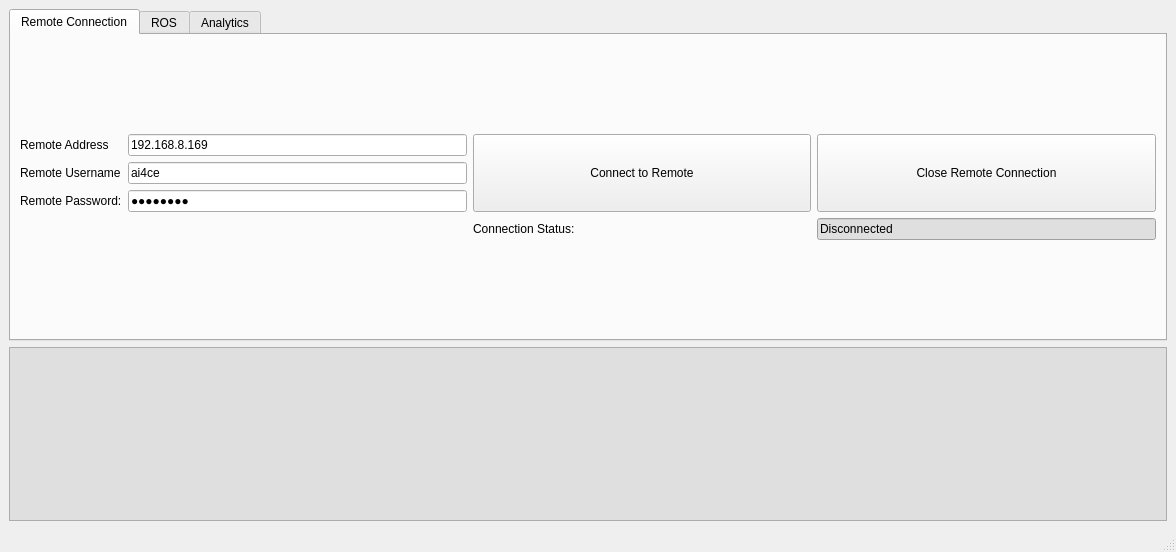
<?xml version="1.0" encoding="UTF-8"?>
<ui version="4.0">
 <class>MainWindow</class>
 <widget class="QMainWindow" name="MainWindow">
  <property name="enabled">
   <bool>true</bool>
  </property>
  <property name="geometry">
   <rect>
    <x>0</x>
    <y>0</y>
    <width>1176</width>
    <height>552</height>
   </rect>
  </property>
  <property name="sizePolicy">
   <sizepolicy hsizetype="Preferred" vsizetype="Preferred">
    <horstretch>0</horstretch>
    <verstretch>0</verstretch>
   </sizepolicy>
  </property>
  <property name="minimumSize">
   <size>
    <width>800</width>
    <height>400</height>
   </size>
  </property>
  <property name="maximumSize">
   <size>
    <width>1371</width>
    <height>600</height>
   </size>
  </property>
  <property name="windowTitle">
   <string>MainWindow</string>
  </property>
  <widget class="QWidget" name="centralwidget">
   <layout class="QVBoxLayout" name="verticalLayout">
    <item>
     <widget class="QTabWidget" name="tabWidget">
      <property name="sizePolicy">
       <sizepolicy hsizetype="Minimum" vsizetype="Maximum">
        <horstretch>0</horstretch>
        <verstretch>1</verstretch>
       </sizepolicy>
      </property>
      <property name="currentIndex">
       <number>0</number>
      </property>
      <widget class="QWidget" name="tab_remote">
       <attribute name="title">
        <string>Remote Connection</string>
       </attribute>
       <layout class="QVBoxLayout" name="verticalLayout_2">
        <item>
         <layout class="QGridLayout" name="gridLayout">
          <item row="1" column="0">
           <widget class="QLabel" name="label_2">
            <property name="text">
             <string>Remote Username</string>
            </property>
           </widget>
          </item>
          <item row="1" column="1">
           <widget class="QLineEdit" name="line_user">
            <property name="text">
             <string>ai4ce</string>
            </property>
           </widget>
          </item>
          <item row="0" column="1">
           <widget class="QLineEdit" name="line_address">
            <property name="text">
             <string>192.168.8.169</string>
            </property>
           </widget>
          </item>
          <item row="0" column="3" rowspan="3">
           <widget class="QPushButton" name="button_disconnect">
            <property name="sizePolicy">
             <sizepolicy hsizetype="MinimumExpanding" vsizetype="MinimumExpanding">
              <horstretch>0</horstretch>
              <verstretch>0</verstretch>
             </sizepolicy>
            </property>
            <property name="text">
             <string>Close Remote Connection</string>
            </property>
           </widget>
          </item>
          <item row="2" column="0">
           <widget class="QLabel" name="label_3">
            <property name="text">
             <string>Remote Password:</string>
            </property>
           </widget>
          </item>
          <item row="0" column="0">
           <widget class="QLabel" name="label">
            <property name="text">
             <string>Remote Address</string>
            </property>
           </widget>
          </item>
          <item row="2" column="1">
           <widget class="QLineEdit" name="line_password">
            <property name="text">
             <string>12345678</string>
            </property>
            <property name="echoMode">
             <enum>QLineEdit::Password</enum>
            </property>
           </widget>
          </item>
          <item row="0" column="2" rowspan="3">
           <widget class="QPushButton" name="button_connect">
            <property name="sizePolicy">
             <sizepolicy hsizetype="MinimumExpanding" vsizetype="MinimumExpanding">
              <horstretch>0</horstretch>
              <verstretch>0</verstretch>
             </sizepolicy>
            </property>
            <property name="text">
             <string>Connect to Remote</string>
            </property>
           </widget>
          </item>
          <item row="3" column="3">
           <widget class="QLineEdit" name="line_connection_status">
            <property name="styleSheet">
             <string notr="true">QLineEdit {
	background: rgb(223, 223, 223)
}</string>
            </property>
            <property name="text">
             <string>Disconnected</string>
            </property>
           </widget>
          </item>
          <item row="3" column="2">
           <widget class="QLabel" name="label_4">
            <property name="text">
             <string>Connection Status:</string>
            </property>
           </widget>
          </item>
         </layout>
        </item>
       </layout>
      </widget>
      <widget class="QWidget" name="tab_ros">
       <attribute name="title">
        <string>ROS</string>
       </attribute>
       <layout class="QVBoxLayout" name="verticalLayout_3">
        <item>
         <layout class="QHBoxLayout" name="horizontalLayout">
          <item>
           <widget class="QLabel" name="label_18">
            <property name="text">
             <string>Catkin Workspace Path:</string>
            </property>
           </widget>
          </item>
          <item>
           <widget class="QLineEdit" name="line_workspace_path">
            <property name="styleSheet">
             <string notr="true"/>
            </property>
            <property name="text">
             <string>/mnt/internal/catkin_ws</string>
            </property>
           </widget>
          </item>
         </layout>
        </item>
        <item>
         <layout class="QGridLayout" name="gridLayout_2">
          <item row="5" column="0">
           <widget class="QPushButton" name="button_begin_recording">
            <property name="sizePolicy">
             <sizepolicy hsizetype="Minimum" vsizetype="MinimumExpanding">
              <horstretch>0</horstretch>
              <verstretch>0</verstretch>
             </sizepolicy>
            </property>
            <property name="text">
             <string>Begin Recording</string>
            </property>
           </widget>
          </item>
          <item row="5" column="1">
           <widget class="QPushButton" name="button_end_recording">
            <property name="sizePolicy">
             <sizepolicy hsizetype="Minimum" vsizetype="MinimumExpanding">
              <horstretch>0</horstretch>
              <verstretch>0</verstretch>
             </sizepolicy>
            </property>
            <property name="text">
             <string>End Recording</string>
            </property>
           </widget>
          </item>
          <item row="2" column="3" colspan="2">
           <widget class="QGroupBox" name="groupBox">
            <property name="sizePolicy">
             <sizepolicy hsizetype="Minimum" vsizetype="Minimum">
              <horstretch>0</horstretch>
              <verstretch>0</verstretch>
             </sizepolicy>
            </property>
            <property name="title">
             <string>PointCloud Format</string>
            </property>
            <property name="flat">
             <bool>false</bool>
            </property>
            <property name="checkable">
             <bool>false</bool>
            </property>
            <layout class="QVBoxLayout" name="verticalLayout_5">
             <item>
              <layout class="QVBoxLayout" name="verticalLayout_4">
               <item>
                <widget class="QRadioButton" name="radio_custom_msg">
                 <property name="sizePolicy">
                  <sizepolicy hsizetype="Minimum" vsizetype="Minimum">
                   <horstretch>0</horstretch>
                   <verstretch>0</verstretch>
                  </sizepolicy>
                 </property>
                 <property name="text">
                  <string>Livox Custom Msg</string>
                 </property>
                 <property name="checked">
                  <bool>true</bool>
                 </property>
                </widget>
               </item>
               <item>
                <widget class="QRadioButton" name="radio_pointcloud">
                 <property name="sizePolicy">
                  <sizepolicy hsizetype="Minimum" vsizetype="Minimum">
                   <horstretch>0</horstretch>
                   <verstretch>0</verstretch>
                  </sizepolicy>
                 </property>
                 <property name="autoFillBackground">
                  <bool>false</bool>
                 </property>
                 <property name="text">
                  <string>PointCloud2</string>
                 </property>
                </widget>
               </item>
              </layout>
             </item>
            </layout>
           </widget>
          </item>
          <item row="0" column="0" colspan="5">
           <widget class="QPushButton" name="button_build_source">
            <property name="sizePolicy">
             <sizepolicy hsizetype="Minimum" vsizetype="Fixed">
              <horstretch>0</horstretch>
              <verstretch>0</verstretch>
             </sizepolicy>
            </property>
            <property name="text">
             <string>Build Workspace and Source</string>
            </property>
           </widget>
          </item>
          <item row="1" column="0" colspan="2">
           <widget class="QPushButton" name="button_chmod">
            <property name="text">
             <string>Grant Port Permissions</string>
            </property>
           </widget>
          </item>
          <item row="2" column="1">
           <widget class="QPushButton" name="button_stop">
            <property name="sizePolicy">
             <sizepolicy hsizetype="Minimum" vsizetype="MinimumExpanding">
              <horstretch>0</horstretch>
              <verstretch>0</verstretch>
             </sizepolicy>
            </property>
            <property name="text">
             <string>Stop Sensors</string>
            </property>
           </widget>
          </item>
          <item row="5" column="4">
           <widget class="QLineEdit" name="line_bag_path">
            <property name="sizePolicy">
             <sizepolicy hsizetype="Minimum" vsizetype="Fixed">
              <horstretch>0</horstretch>
              <verstretch>0</verstretch>
             </sizepolicy>
            </property>
            <property name="minimumSize">
             <size>
              <width>0</width>
              <height>0</height>
             </size>
            </property>
            <property name="baseSize">
             <size>
              <width>1</width>
              <height>0</height>
             </size>
            </property>
            <property name="text">
             <string>/mnt/internal/bag</string>
            </property>
           </widget>
          </item>
          <item row="6" column="0">
           <widget class="QPushButton" name="button_preview">
            <property name="sizePolicy">
             <sizepolicy hsizetype="Minimum" vsizetype="MinimumExpanding">
              <horstretch>0</horstretch>
              <verstretch>0</verstretch>
             </sizepolicy>
            </property>
            <property name="text">
             <string>Show Preview</string>
            </property>
           </widget>
          </item>
          <item row="6" column="3">
           <widget class="QLabel" name="label_8">
            <property name="text">
             <string>Bag File Name</string>
            </property>
           </widget>
          </item>
          <item row="6" column="1">
           <widget class="QPushButton" name="button_end_preview">
            <property name="sizePolicy">
             <sizepolicy hsizetype="Minimum" vsizetype="MinimumExpanding">
              <horstretch>0</horstretch>
              <verstretch>0</verstretch>
             </sizepolicy>
            </property>
            <property name="text">
             <string>End Preview</string>
            </property>
           </widget>
          </item>
          <item row="1" column="3" colspan="2">
           <widget class="QLabel" name="label_5">
            <property name="sizePolicy">
             <sizepolicy hsizetype="Minimum" vsizetype="Fixed">
              <horstretch>0</horstretch>
              <verstretch>0</verstretch>
             </sizepolicy>
            </property>
            <property name="frameShape">
             <enum>QFrame::NoFrame</enum>
            </property>
            <property name="text">
             <string>Recording Parameters</string>
            </property>
           </widget>
          </item>
          <item row="6" column="4">
           <widget class="QLineEdit" name="line_bag_name">
            <property name="sizePolicy">
             <sizepolicy hsizetype="Minimum" vsizetype="Fixed">
              <horstretch>0</horstretch>
              <verstretch>0</verstretch>
             </sizepolicy>
            </property>
            <property name="text">
             <string>run1.bag</string>
            </property>
           </widget>
          </item>
          <item row="2" column="0">
           <widget class="QPushButton" name="button_start">
            <property name="sizePolicy">
             <sizepolicy hsizetype="Minimum" vsizetype="MinimumExpanding">
              <horstretch>0</horstretch>
              <verstretch>0</verstretch>
             </sizepolicy>
            </property>
            <property name="text">
             <string>Start Sensors</string>
            </property>
           </widget>
          </item>
          <item row="5" column="3">
           <widget class="QLabel" name="label_9">
            <property name="text">
             <string>Bag File Path</string>
            </property>
           </widget>
          </item>
          <item row="2" column="2" rowspan="5">
           <widget class="QLabel" name="label_image_preview">
            <property name="sizePolicy">
             <sizepolicy hsizetype="Preferred" vsizetype="Preferred">
              <horstretch>0</horstretch>
              <verstretch>0</verstretch>
             </sizepolicy>
            </property>
            <property name="minimumSize">
             <size>
              <width>200</width>
              <height>200</height>
             </size>
            </property>
            <property name="maximumSize">
             <size>
              <width>250</width>
              <height>250</height>
             </size>
            </property>
            <property name="baseSize">
             <size>
              <width>30</width>
              <height>0</height>
             </size>
            </property>
            <property name="text">
             <string/>
            </property>
            <property name="alignment">
             <set>Qt::AlignCenter</set>
            </property>
           </widget>
          </item>
          <item row="1" column="2">
           <widget class="QComboBox" name="combo_image_topic">
            <property name="currentIndex">
             <number>0</number>
            </property>
            <item>
             <property name="text">
              <string>Front Camera</string>
             </property>
            </item>
            <item>
             <property name="text">
              <string>Back Camera</string>
             </property>
            </item>
           </widget>
          </item>
         </layout>
        </item>
       </layout>
      </widget>
      <widget class="QWidget" name="tab_analytics">
       <attribute name="title">
        <string>Analytics</string>
       </attribute>
       <layout class="QVBoxLayout" name="verticalLayout_6">
        <item>
         <layout class="QGridLayout" name="gridLayout_3">
          <item row="0" column="2">
           <widget class="QLabel" name="label_17">
            <property name="text">
             <string>Recording To: </string>
            </property>
           </widget>
          </item>
          <item row="0" column="3">
           <widget class="QLineEdit" name="line_bag_name_check">
            <property name="styleSheet">
             <string notr="true">QLineEdit {
	background: rgb(223, 223, 223)
}</string>
            </property>
            <property name="text">
             <string>run1.bag</string>
            </property>
            <property name="readOnly">
             <bool>true</bool>
            </property>
           </widget>
          </item>
          <item row="0" column="1">
           <widget class="QLineEdit" name="line_record_status">
            <property name="sizePolicy">
             <sizepolicy hsizetype="Expanding" vsizetype="Fixed">
              <horstretch>1</horstretch>
              <verstretch>0</verstretch>
             </sizepolicy>
            </property>
            <property name="styleSheet">
             <string notr="true">QLineEdit {
	background: rgb(223, 223, 223)
}</string>
            </property>
            <property name="text">
             <string>Recording</string>
            </property>
            <property name="readOnly">
             <bool>true</bool>
            </property>
           </widget>
          </item>
          <item row="0" column="0">
           <widget class="QLabel" name="label_6">
            <property name="sizePolicy">
             <sizepolicy hsizetype="Preferred" vsizetype="Preferred">
              <horstretch>1</horstretch>
              <verstretch>0</verstretch>
             </sizepolicy>
            </property>
            <property name="text">
             <string>Recording Status: </string>
            </property>
           </widget>
          </item>
         </layout>
        </item>
        <item>
         <widget class="QPushButton" name="button_monitor">
          <property name="text">
           <string>Monitor</string>
          </property>
         </widget>
        </item>
        <item>
         <layout class="QGridLayout" name="gridLayout_4">
          <item row="0" column="3">
           <widget class="QLineEdit" name="line_lidar_topic">
            <property name="text">
             <string>/livox/lidar</string>
            </property>
           </widget>
          </item>
          <item row="0" column="0">
           <widget class="QLabel" name="label_10">
            <property name="text">
             <string>Image Topic: </string>
            </property>
           </widget>
          </item>
          <item row="0" column="1">
           <widget class="QLineEdit" name="line_image_topic">
            <property name="text">
             <string>/front_camera_image/compressed</string>
            </property>
           </widget>
          </item>
          <item row="1" column="1">
           <widget class="QLineEdit" name="line_image_size">
            <property name="text">
             <string/>
            </property>
           </widget>
          </item>
          <item row="0" column="2">
           <widget class="QLabel" name="label_13">
            <property name="text">
             <string>PointCloud topic:</string>
            </property>
           </widget>
          </item>
          <item row="0" column="5">
           <widget class="QLineEdit" name="line_imu_topic">
            <property name="text">
             <string>/livox/imu</string>
            </property>
           </widget>
          </item>
          <item row="1" column="0">
           <widget class="QLabel" name="label_12">
            <property name="text">
             <string>Image Size:</string>
            </property>
           </widget>
          </item>
          <item row="2" column="0" colspan="2">
           <widget class="QTextEdit" name="text_image_freq">
            <property name="maximumSize">
             <size>
              <width>16777215</width>
              <height>16777215</height>
             </size>
            </property>
            <property name="styleSheet">
             <string notr="true">QTextEdit {
	background: rgb(223, 223, 223)
}</string>
            </property>
            <property name="readOnly">
             <bool>true</bool>
            </property>
           </widget>
          </item>
          <item row="0" column="4">
           <widget class="QLabel" name="label_14">
            <property name="text">
             <string>IMU Topic: </string>
            </property>
           </widget>
          </item>
          <item row="2" column="2" colspan="2">
           <widget class="QTextEdit" name="text_lidar_freq">
            <property name="maximumSize">
             <size>
              <width>16777215</width>
              <height>16777215</height>
             </size>
            </property>
            <property name="styleSheet">
             <string notr="true">QTextEdit {
	background: rgb(223, 223, 223)
}</string>
            </property>
            <property name="readOnly">
             <bool>true</bool>
            </property>
           </widget>
          </item>
          <item row="2" column="4" colspan="2">
           <widget class="QTextEdit" name="text_imu_freq">
            <property name="maximumSize">
             <size>
              <width>16777215</width>
              <height>16777215</height>
             </size>
            </property>
            <property name="styleSheet">
             <string notr="true">QTextEdit {
	background: rgb(223, 223, 223)
}</string>
            </property>
            <property name="readOnly">
             <bool>true</bool>
            </property>
           </widget>
          </item>
         </layout>
        </item>
       </layout>
      </widget>
     </widget>
    </item>
    <item>
     <widget class="QTextEdit" name="text_log">
      <property name="sizePolicy">
       <sizepolicy hsizetype="Expanding" vsizetype="Expanding">
        <horstretch>0</horstretch>
        <verstretch>1</verstretch>
       </sizepolicy>
      </property>
      <property name="styleSheet">
       <string notr="true">QTextEdit {
	background: rgb(223, 223, 223)
}</string>
      </property>
      <property name="readOnly">
       <bool>true</bool>
      </property>
     </widget>
    </item>
   </layout>
  </widget>
  <widget class="QMenuBar" name="menubar">
   <property name="geometry">
    <rect>
     <x>0</x>
     <y>0</y>
     <width>1176</width>
     <height>20</height>
    </rect>
   </property>
  </widget>
  <widget class="QStatusBar" name="statusbar"/>
 </widget>
 <resources/>
 <connections/>
</ui>
